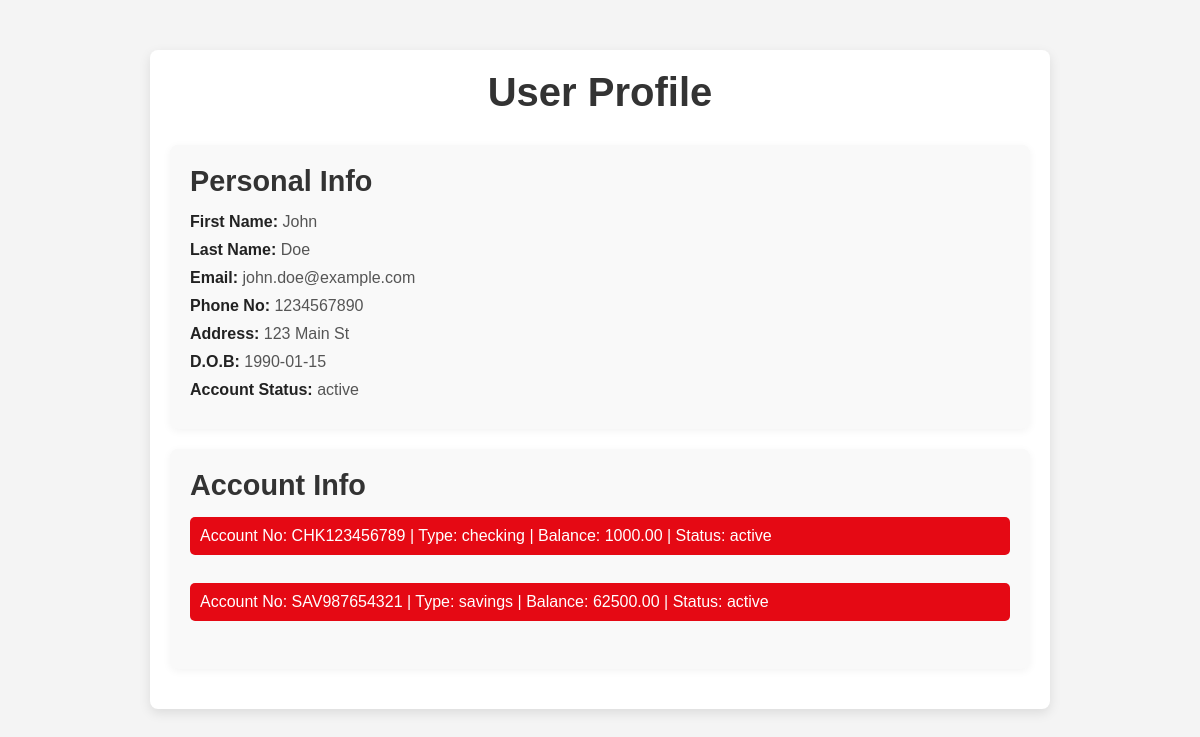
/profile.php?cid=1, run on the app's committed database.
### tables this page shows
CREATE TABLE `customers` (
  `customer_id` int(11) NOT NULL,
  `first_name` varchar(50) NOT NULL,
  `last_name` varchar(50) NOT NULL,
  `email` varchar(100) NOT NULL,
  `phone_number` varchar(15) NOT NULL,
  `address` varchar(255) DEFAULT NULL,
  `date_of_birth` date DEFAULT NULL,
  `account_status` enum('active','inactive') DEFAULT 'active'
);

CREATE TABLE `accounts` (
  `account_id` int(11) NOT NULL,
  `customer_id` int(11) DEFAULT NULL,
  `account_type` enum('checking','savings') NOT NULL,
  `account_number` varchar(20) NOT NULL,
  `balance` decimal(15,2) DEFAULT 0.00,
  `created_at` timestamp NOT NULL DEFAULT current_timestamp(),
  `status` enum('active','inactive') DEFAULT 'active'
);

### profile.php (the view, shortened to what this page needs)
<?php
    include "db.php";
    $cid = "";
    if (isset($_GET["cid"])) {
        $cid = $_GET["cid"];
    } elseif (isset($_POST["cid"])) {
        $cid = $_POST["cid"];
    }
?>
<html>
<head>
    <link rel="stylesheet" type="text/css" href="styleforprofile.css">
</head>
<body>
    <div class="container">
        <div class="profile-header">
            <h1>User Profile</h1>
        </div>
        <?php
            $sql = "SELECT * FROM customers WHERE customer_id='$cid'";
            $customers = $db->query($sql);
            $customer = $customers->fetch_assoc();
        ?>
        <div class="profile-info">
            <h2>Personal Info</h2>
            <p><strong>First Name:</strong> <?php echo $customer["first_name"]; ?></p>
            <p><strong>Last Name:</strong> <?php echo $customer["last_name"]; ?></p>
            <p><strong>Email:</strong> <?php echo $customer["email"]; ?></p>
            <p><strong>Phone No:</strong> <?php echo $customer["phone_number"]; ?></p>
            <p><strong>Address:</strong> <?php echo $customer["address"]; ?></p>
            <p><strong>D.O.B:</strong> <?php echo $customer["date_of_birth"]; ?></p>
            <p><strong>Account Status:</strong> <?php echo $customer["account_status"]; ?></p>
        </div>
        <div class="account-info">
            <h2>Account Info</h2>
            <?php
                $sql = "SELECT * FROM accounts WHERE customer_id='$cid'";
                $accounts = $db->query($sql);
                if ($accounts->num_rows > 0) {
                    while ($row = $accounts->fetch_assoc()) {
                        echo "<a class='account-link' href='transaction.php?ano=" . $row['account_number'] . "&cid=" . $row['customer_id'] . "'>Account No: " . $row['account_number'] . " | Type: " . $row['account_type'] . " | Balance: " . $row['balance'] . " | Status: " . $row['status'] . "</a><br>";
                    }
                } else {
                    echo "<p>No Account Found</p>";
                }
            ?>
        </div>
    </div>
</body>
</html>

### styleforprofile.css (style rules this page uses)
* { margin: 0; padding: 0; box-sizing: border-box; }
body { font-family: 'Arial', sans-serif; background-color: #f4f4f4; color: #333; }
.container { width: 100%; max-width: 900px; margin: 50px auto; padding: 20px; background-color: #fff; border-radius: 8px; box-shadow: 0 4px 12px rgba(0, 0, 0, 0.1); }
.profile-header { text-align: center; margin-bottom: 30px; }
.profile-header h1 { font-size: 2.5rem; color: #333; }
.profile-info, .account-info { margin-bottom: 20px; padding: 20px; background-color: #f9f9f9; border-radius: 8px; box-shadow: 0 2px 8px rgba(0, 0, 0, 0.05); }
.profile-info h2, .account-info h2 { font-size: 1.8rem; color: #333; margin-bottom: 15px; }
.profile-info p, .account-info p { font-size: 1rem; margin: 10px 0; color: #555; }
.profile-info p strong { color: #222; }
.account-link { display: block; padding: 10px; background-color: #e50914; color: #fff; text-decoration: none; border-radius: 5px; margin-bottom: 10px; transition: background-color 0.3s ease; }
p { font-size: 1.2rem; }

### data on the page
customers: first_name "John", last_name "Doe", email "john.doe@example.com", phone_number "1234567890", address "123 Main St", date_of_birth "1990-01-15", account_status "active"
accounts: account_number "CHK123456789", account_type "checking", balance "1000.00", status "active"
accounts: account_number "SAV987654321", account_type "savings", balance "62500.00", status "active"
